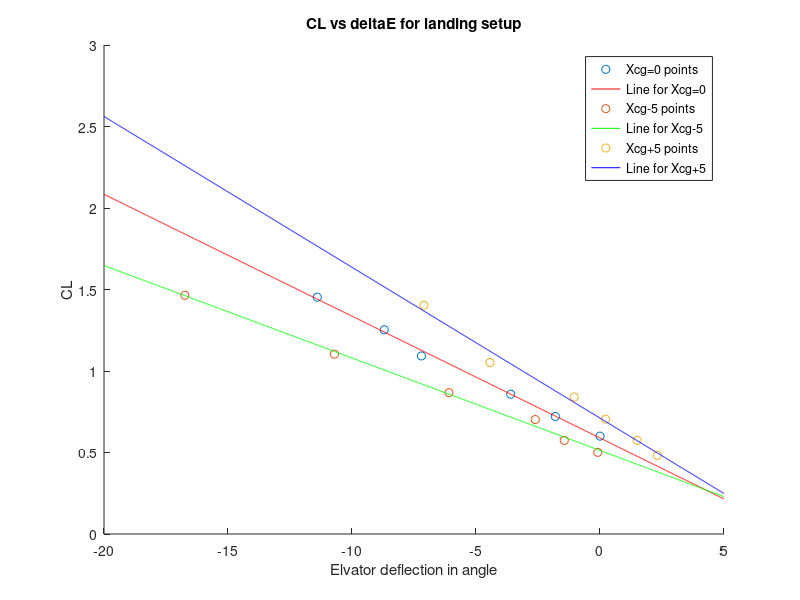

The MATLAB source for this figure:
%%
clear
clc
%landing xcg =0
rho=1.225;
rangeE=[-20:0.01:5];

IAS_landing = ([108.9,99.3,91,80.6,75.2,69.8])*0.5144;
MassOfFuel_landing = ([930,924.8,919,915.6,907.8,903.3]+3100+503).*0.453592;
WeightofFuel_landing = MassOfFuel_landing.*9.81;
CL_landing = WeightofFuel_landing./(0.5.*rho.*IAS_landing.^2.*17.48);
AoA_landing = [-4.3,-2.85,-1,2.1,3.6,5.7];

deltaE_landing=[0*30,-0.06*30,-0.12*30,-0.24*30,-0.29*30,-0.38*30];
scatter(deltaE_landing,CL_landing,'r*');
pdeltaE_landing = polyfit(deltaE_landing,CL_landing,1);
hold on
plot(rangeE,pdeltaE_landing(1).*rangeE+pdeltaE_landing(2),'r');
hold on
%%
%landing xcg-5
IAS_landing = [119.3,111.3,100.6,90.5,80.2,69.6].*0.5144;
rho = 1.225;
MassOfFuel_landing=(3100+503+[936.8,926.9,920.8,917.6,917,914.6]).*0.453592;
WeightOfFuel_landing = MassOfFuel_landing.*9.81;
CL_landing = WeightOfFuel_landing./(0.5.*rho.*IAS_landing.^2.*17.48);
AoA_landing=[-5.248,-4.286,-3.312,-0.781,2.33,6.249];

deltaE_landing=[-0.003*30,-0.048*30,-0.087*30,-0.203*30,-0.357*30,-0.558*30];
scatter(deltaE_landing,CL_landing,'g*');
pdeltaE_landing = polyfit(deltaE_landing,CL_landing,1);
hold on
plot(rangeE,pdeltaE_landing(1).*rangeE+pdeltaE_landing(2),'g');
hold on
%%
%landing xcg+5
IAS_landing = ([119.4,109.7,99.13,90.9,80.6,69.72])*0.5144;
MassOfFuel_landing = ([776.5,795.1,807,818.8,748.9,738.5]+3100+503).*0.453592;
WeightofFuel_landing = MassOfFuel_landing.*9.81;
CL_landing = WeightofFuel_landing./(0.5.*rho.*IAS_landing.^2.*17.48);
AoA_landing = [-5.547,-4.593,-3.096,-1.731,1.525,4.986];

deltaE_landing=[0.1652*14,0.1071*14,0.01603*14,-0.03469*30,-0.1479*30,-0.2368*30];
scatter(deltaE_landing,CL_landing,'b*');
pdeltaE_landing = polyfit(deltaE_landing,CL_landing,1);
hold on
plot(rangeE,pdeltaE_landing(1).*rangeE+pdeltaE_landing(2),'b');
title('CL vs deltaE for landing setup')
ylabel('CL')
xlabel('Elvator deflection in angle');
legend('Xcg=0 points','Line for Xcg=0','Xcg-5 points','Line for Xcg-5','Xcg+5 points','Line for Xcg+5');
